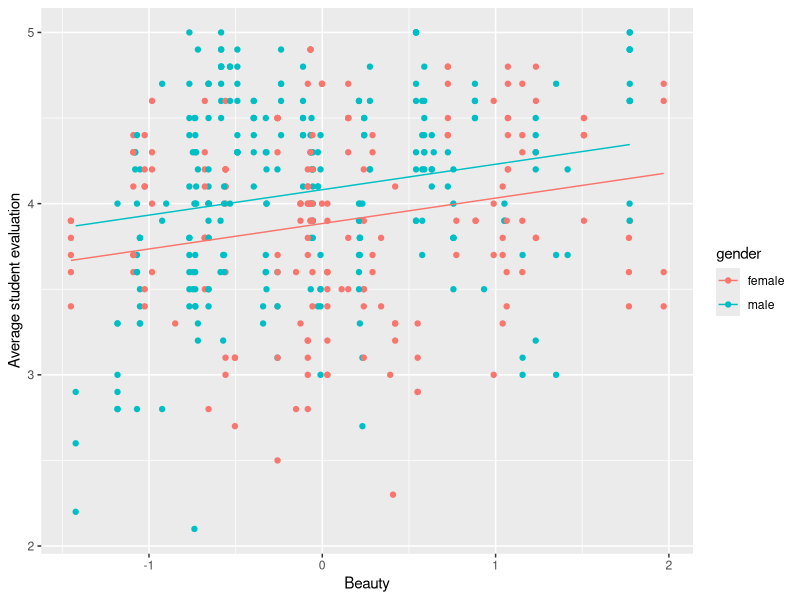
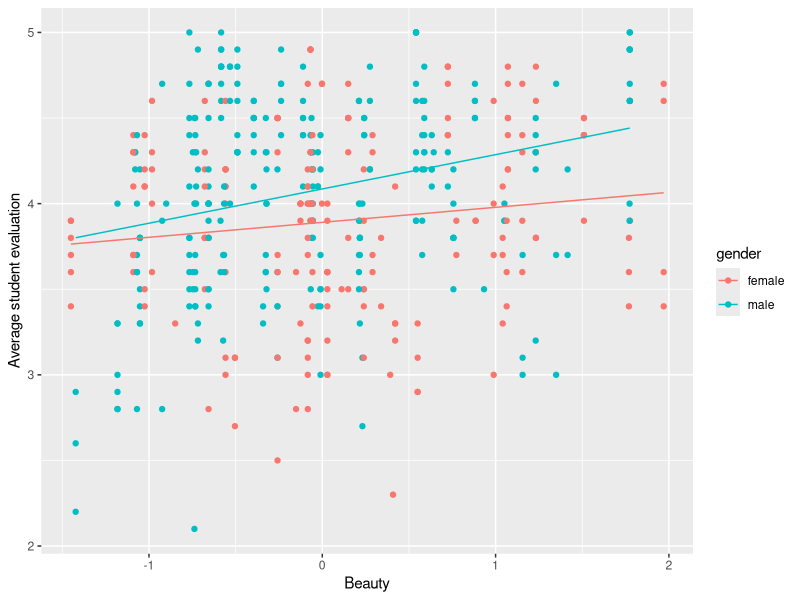
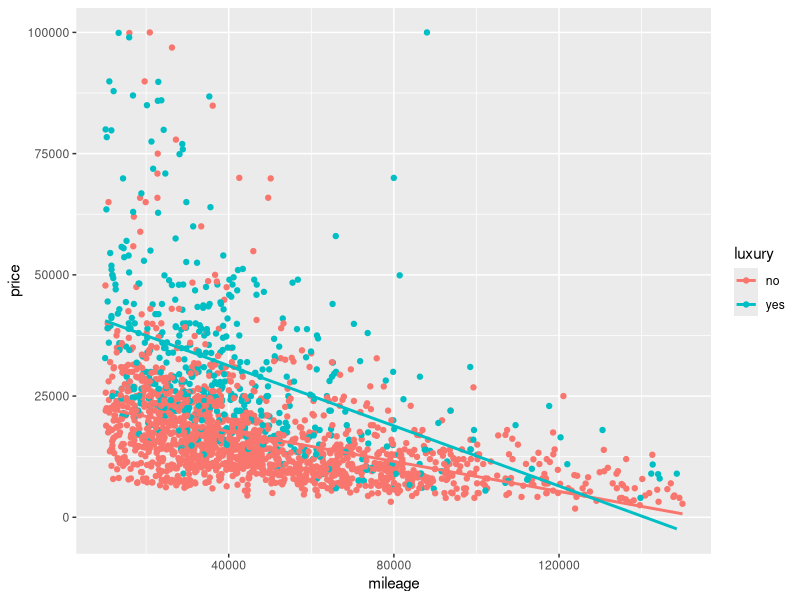

R code for these plots, in order:
## ---- chunk 1
# Include setup
library(tidyverse)
library(ggfortify)
library(knitr)

knitr::opts_chunk$set(
  echo = FALSE, fig.align = "center"
)

hook_output <- knit_hooks$get("output")
knit_hooks$set(output = function(x, options) {
  lines <- options$output.lines
  if (is.null(lines)) {
    return(hook_output(x, options))  # pass to default hook
  }
  x <- unlist(strsplit(x, "\n"))
  more <- "..."
  if (length(lines) == 1) {        # first n lines
    if (length(x) > lines) {
      # truncate the output, but add ....
      x <- c(head(x, lines), more)
    }
  } else {
    x <- c(more, x[lines], more)
  }
  # paste these lines together
  x <- paste(c(x, ""), collapse = "\n")
  hook_output(x, options)
})
## ---- chunk 2
profs <- read.csv("week_03_docs/profs.csv")
cars_luxury <- read.csv("week_03_docs/cars_luxury.csv")
options(scipen = 999)
## ---- chunk 3
model0 <- lm(eval ~ beauty + gender, data=profs)
ggplot(profs %>% mutate(pred=predict(model0)), aes(x=beauty, y=eval, col=gender)) +
geom_point() + 
geom_line(aes(y=pred)) +
labs(y="Average student evaluation", x="Beauty")
## ---- chunk 4
model1 <- lm(eval ~ beauty*gender, data=profs)
summary(model1)
## ---- chunk 5
ggplot(profs, aes(x=beauty, y=eval, col=gender)) +
geom_point() + 
geom_line(aes(x = beauty, y = predict(model1))) +
labs(y="Average student evaluation", x="Beauty")
## ---- chunk 6
#| eval: true
#| echo: true
#| output: true
#| 
lm3 = lm(price ~ mileage*luxury, data = cars_luxury)
summary(lm3)
## ---- chunk 7
#| eval: true
#| echo: true
#| output: true
    ggplot(cars_luxury, aes(x = mileage, y = price, col = luxury)) +
      geom_point() + 
      geom_smooth(method = "lm", se = FALSE)
